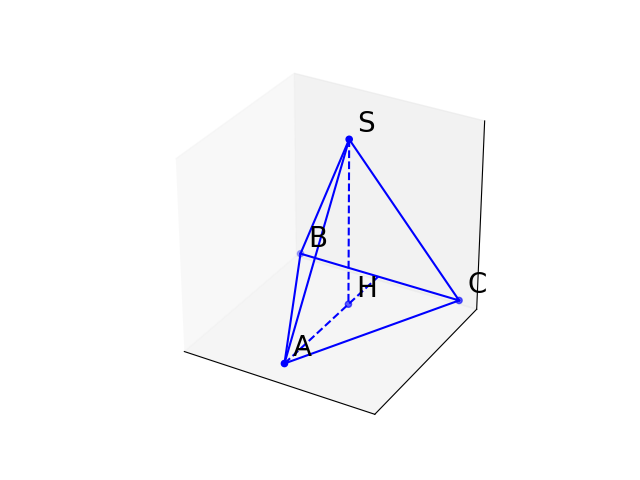

Generate this figure with Python:
import matplotlib.pyplot as plt
from mpl_toolkits.mplot3d import Axes3D
import numpy as np

fig = plt.figure()
ax = fig.add_subplot(111, projection='3d')

# Define the vertices of the pyramid
vertices = np.array([
    [0, 0, 0],  # A
    [-0.5, np.sqrt(3)/2, 0],  # B
    [0.5, np.sqrt(3)/2, 0],  # C
    [0, np.sqrt(3)/3, np.sqrt(6)/3],  # S (Tip)
    [0, np.sqrt(3)/3, 0]   # H (Altitude foot from S to base)
])

# Edges of the pyramid base and sides
edges = [
    [0, 1], [1, 2], [2, 0],  # Base Edges
    [0, 3], [1, 3], [2, 3],  # Side Edges to Tip
]

# Vector from A to H (downward to the base)
AH_vector = vertices[4] - vertices[0]
# Vector for line BC
BC_vector = vertices[2] - vertices[1]

# Solve for intersection of line AH (extended from A in direction of H) with line BC
# AH: A + t * AH_vector = p
# BC: B + s * BC_vector = q
# We find t such that p = q lies on BC
A = vertices[0]
B = vertices[1]
matrix = np.array([AH_vector, -BC_vector]).T
solution, residuals, rank, s = np.linalg.lstsq(matrix, B - A, rcond=None)
t = solution[0]

# Intersection point is A + t * AH_vector
intersection_point = A + t * AH_vector

# Plotting the vertices
ax.scatter(vertices[:, 0], vertices[:, 1], vertices[:, 2], color='b')

# Plotting edges as solid lines
for edge in edges:
    points = vertices[edge]
    ax.plot(points[:, 0], points[:, 1], points[:, 2], 'b')

# Plot altitude AH extended to intersection point
ax.plot([vertices[0, 0], intersection_point[0]], [vertices[0, 1], intersection_point[1]], [vertices[0, 2], intersection_point[2]], 'b--')

# Plot altitude SH
ax.plot(vertices[[3, 4], 0], vertices[[3, 4], 1], vertices[[3, 4], 2], 'b--')

# Annotate the vertices
labels = ['A', 'B', 'C', 'S', 'H']
offset = 0.03
for i, txt in enumerate(labels):
    ax.text(vertices[i][0] + offset, vertices[i][1] + offset, vertices[i][2] + offset, txt, size=20, color='k')

# Remove the grid and axis ticks
ax.grid(False)
ax.set_xticks([])
ax.set_yticks([])
ax.set_zticks([])

# Optionally remove the axis labels if desired
ax.set_xlabel('')
ax.set_ylabel('')
ax.set_zlabel('')

# Setting the axes to be equal for a more symmetric view
ax.set_box_aspect([1, 1, 1])  # Equal aspect ratio

plt.show()
